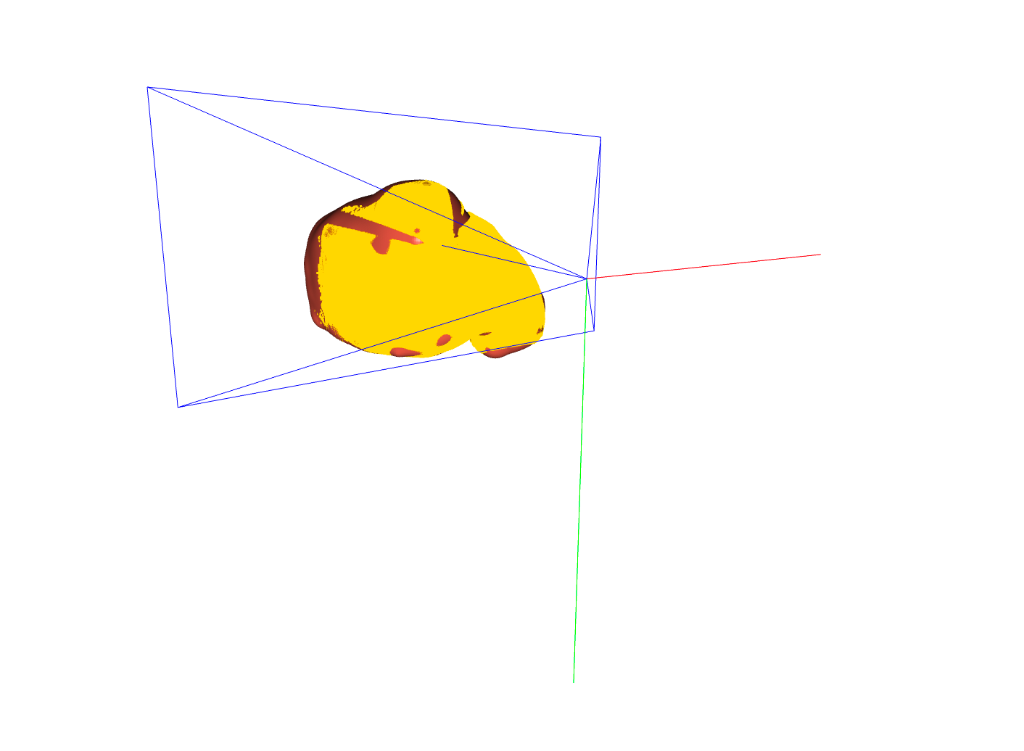
#> input picture assets/synthetic_ply_3d.png, 1024 x 751 px, given in place of img.png, which was not available
$ python make_playground.py
#> lines starting #> are read from the running program, lines starting #| are printed output that depends on the picture; after the words box and inside, x2 and y2 are one past the last pixel; in counts of white or black regions, pixels touching at a corner belong together
### goal/real_frame_reg.py
"""
Rigid registration on ONE real P2I-LReg photo, from VLM-style starting guesses (propose and verify).

Inputs: the photo's liver label (mask), the depth SHAPE from the released P2I-LReg cloud (Depth Anything; its distance is
ignored), the calibrated camera K (no distortion coefficients are given), the CT at its real size.
The scope circle is found in the photo; CT pixels outside it are hidden, so the mask's border along it is a false edge.
Goal J = A/4.5 + B/0.02 (same weights as the synthetic tests), A = A1 + A2 with A2 counted only inside the scope circle.
Each alternative = one of the 6 parts seen head-on (show_classes.py) with a head direction; its starts are directions
within 30 deg of that view x spins within 45 deg, size + centre matched; the best 8 are polished. "all-around" = the
unrestricted search (256 directions x 16 spins). No ground truth exists for these photos: J says which fits best, the
overlay lets a person judge.
Usage: python goal/real_frame_reg.py --patient 01 --frame 10 --alt 2:up 0:up 1:up
"""
import argparse
import json
import sys
import time
from multiprocessing import Pool

import cv2
import numpy as np
import open3d as o3d
from scipy.optimize import minimize

sys.path.insert(0, "goal")
import show_classes as sc  # noqa: E402
from goal_landscape import look_at, normals, perturbed, render  # noqa: E402

W, H, DOWN = 480, 270, 4
WA, WB = 4.5, 0.02
HEADS = {h: i for i, h in enumerate(sc.HEAD)}


def load_photo(p, f):
#> called with p = '01', f = '10'
    d = f"dataset/liver-registration/{p}/real/labels/frame_{f}_json"
    img = cv2.imread(f"{d}/img.png")
#> img is the input picture: shape (751, 1024, 3); mean B, G, R 244.4, 251.7, 253.7
    M = cv2.resize((cv2.imread(f"{d}/label.png")[..., 2] > 0).astype(np.uint8), (W, H), interpolation=cv2.INTER_NEAREST) > 0
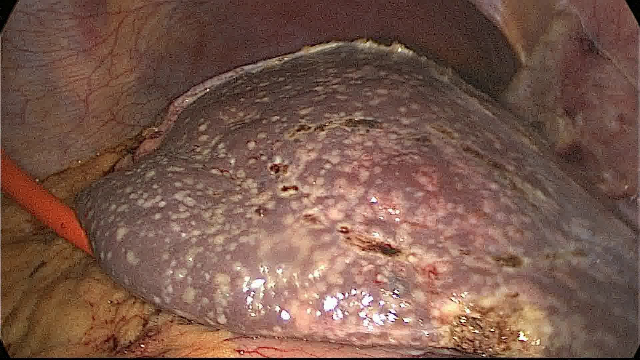
#> input picture assets/real_surgery_img.png, 640 x 360 px, given in place of label.png, which was not available
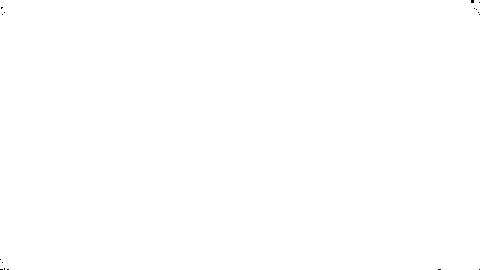
#> M: shape (270, 480) bool; 100% white; black in thin lines or dots
    grey = cv2.cvtColor(cv2.resize(img, (W, H), interpolation=cv2.INTER_AREA), cv2.COLOR_BGR2GRAY)
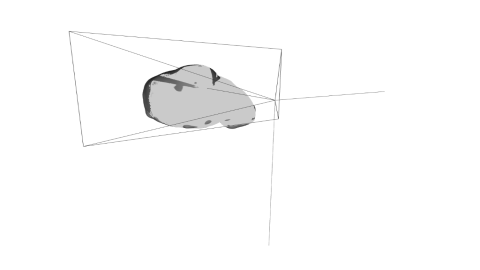
#> grey: shape (270, 480); min 34, max 255, mean 251.4
    # not tissue: the dark corners outside the scope and the glaring white scope rim, i.e. very dark or very bright
    # regions that touch the image border (shiny spots ON the liver do not touch the border, so they stay)
    bad = np.zeros_like(M)
    for cand in (grey < 30, grey > 225):
        n, cc = cv2.connectedComponents(cand.astype(np.uint8))
        edge = np.unique(np.concatenate([cc[0], cc[-1], cc[:, 0], cc[:, -1]]))
        bad |= np.isin(cc, edge[edge > 0])
#> this loop made 2 passes
#> (n, edge) on passes 1 to 2: (1, [0]), (2, [1])
#> pass 2, in load_photo, `n, cc = cv2.connectedComponents(cand.astype(np.uint8))`:
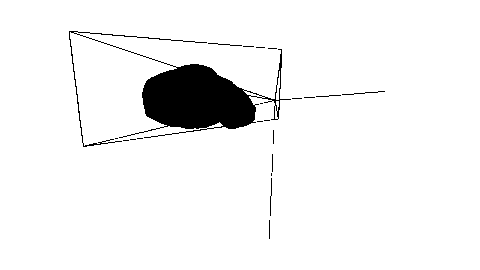
#> cc: shape (270, 480) int32; values 0 (black) and 1 (white), 94.8% white; 21 black regions (16 under 20 px), largest, box (x1, y1, x2, y2) and area: (69, 31, 291, 147) 6405, (342, 91, 385, 95) 43, (270, 178, 272, 216) 38, (208, 43, 242, 46) 34, (316, 95, 341, 97) 25
    bad = cv2.dilate(bad.astype(np.uint8), np.ones((7, 7), np.uint8)) > 0
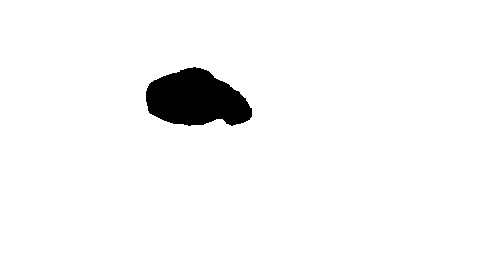
#> bad: shape (270, 480) bool; 96.5% white; 1 black region, box (x1, y1, x2, y2) and area: (146, 67, 252, 126) 4486
    V = ~bad | M
    pts = np.asarray(o3d.io.read_point_cloud(f"dataset/liver-registration/{p}/real/liverPcds/frame_{f}_json.ply").points)
#> (the run stopped early here; a loop or call above may not have finished)
